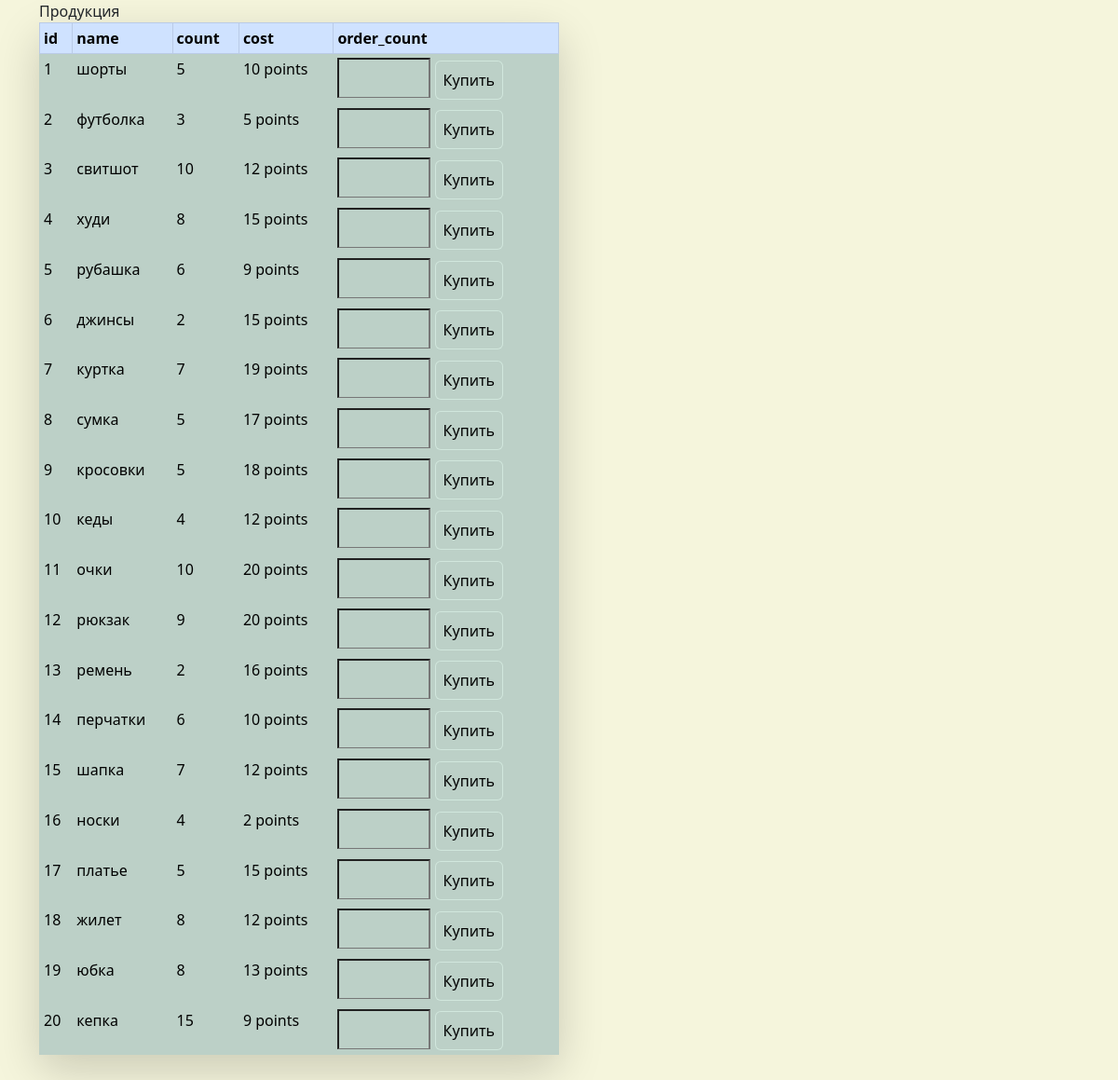
The app's page /order/ (signed in), older data.
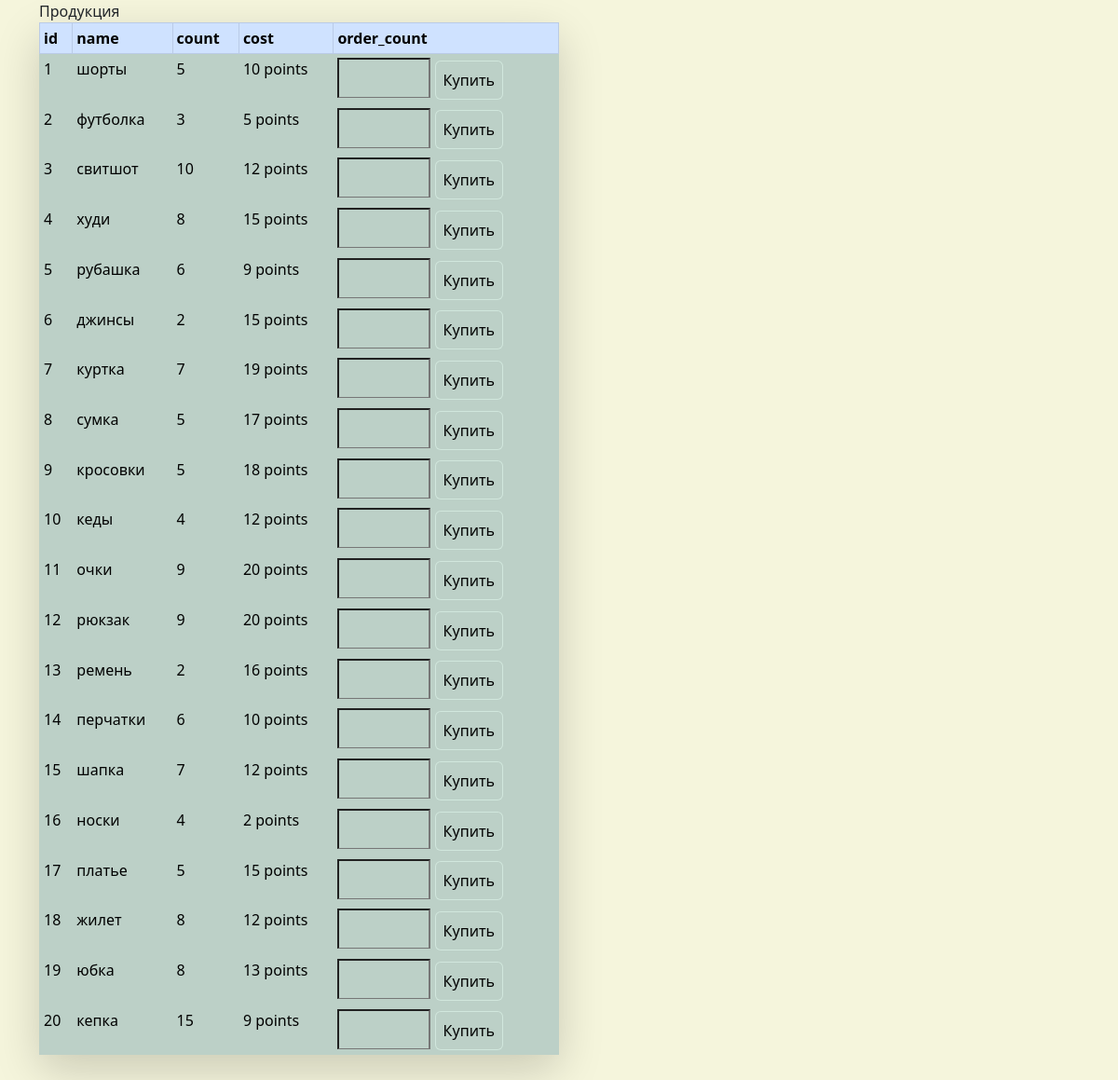
The same page, newer data.
### store_app/models.py (models this page shows, shortened)
class Product(models.Model):
    name = models.CharField(max_length=60)
    count = models.IntegerField(verbose_name="кол-во")
    cost = models.IntegerField(verbose_name="стоимость")
    class Meta:
        verbose_name = 'Товар'
        verbose_name_plural = 'Товары'

### store_app/views.py (the view)
# urls.py: path("order/", views.CreateOrder.as_view(), name="order"),
@method_decorator(login_required, name="dispatch")
class CreateOrder(View):
    def get(self, request):
        list_prod = Product.objects.all()
        return render(request, "order.html", {"list_prod": list_prod})

### templates/order.html (shortened to what this page needs)
{% extends 'base.html' %}
{% block content %}
<head>
    {% block title %} Продукция {% endblock %}
        </head>
        <body>
        <table style="width: 50%"
               class="table table-primary table-striped table-bordered table-sm table-hover shadow-lg p-3 mb-5 bg-body rounded">
            <thead>
            <tr style="position: center">
                <th scope="col">id</th>
                <th scope="col">name</th>
                <th scope="col">count</th>
                <th scope="col">cost</th>
                <th scope="col">order_count</th>
            </tr>
            </thead>
            <tbody>
            {% for product in list_prod %}
                <tr class="table table-success table-active">
                    <td> {{ product.id }}</td>
                    <td>{{ product.name }}</td>
                    <td> {{ product.count }}</td>
                    <td> {{ product.cost }} points</td>
                    <td>
                        <form method="post" action="{% url "buy_product" product.id %}">
                            <input name="count" type="number" max="10" min="1">
                            <button type="submit" class="btn btn success">Купить</button>
                        </form>
                    </td>
                </tr>
            {% endfor %}
            </tbody>
        </table>
        </body>
        </html>
    {% endblock %}

Row changes from the older to the newer data that the page shows:
changed Product "очки": count "10" → "9"
